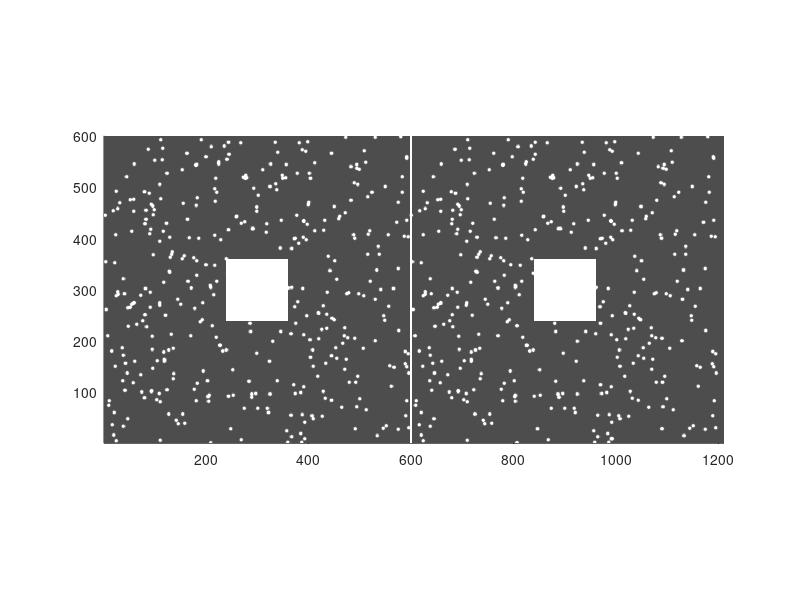

MATLAB code to generate this figure: (Note: this script raises an error after producing the figure.)
ntrials=50;

imsize=600;
ndots=400;
csize=5;
f=fspecial('gaussian',10,1.8); f=f./max(f(:));

for t=1:ntrials
    figure(1); clf; hold on;
    I=zeros(imsize,imsize*2+10);
    px=rand(1,ndots)*(imsize-1);
    py=rand(1,ndots)*(imsize-1);
    
    xofs(t)=randn*5;
    
    for i=1:ndots
        I(ceil(px(i)),ceil(py(i)+randn(1)./2+1))=1;
    
        if norm( [px(i) py(i)] - [imsize imsize]./2 ) < imsize./csize
            I(ceil(px(i)),ceil(py(i)+imsize+xofs(t)))=1;
        else
            I(ceil(px(i)),ceil(py(i)+imsize))=1;
        end;
    end;
    
    I=conv2(I,f,'same');
    
    if t==1
   
        I(imsize./2+[-60:60],imsize./2+[-60:60])=1;
        I(imsize./2+[-60:60],imsize./2+[-60:60]+imsize)=1;
    else
        
        I(imsize./2+[-20:20],imsize./2+[-20:20])=1;
        I(imsize./2+[-20:20],imsize./2+[-20:20]+imsize)=1;
    end;
    
   I(:,imsize+[-2:2])=1;
    
    image(20+(I*100));
    colormap gray;
    daspect([1 1 1]);
    axis tight;
    drawnow;
    
    
   [x,y,b]=ginput(1);
   %response(t)=norm( [x,y] - [imsize imsize]./2 ) < imsize./csize
   response(t)=b==30;
    
    
end;
disp('done!');

%% stats

[xofs;response]
ll=linspace(min(xofs),max(xofs),25)

figure(2);
clf; hold on;
crate=[];
for i=1:numel(ll)-1
    ii=xofs>ll(i) & xofs<ll(i+1);
    N=sum(ii);
    C=sum(sign(double(response(ii))-0.5));
    
    crate(i)=C/N;
    
end;


 plot(ll(1:end-1),crate, 'k' );
 grid on;
plot([0 0],[-1 1],'r')    